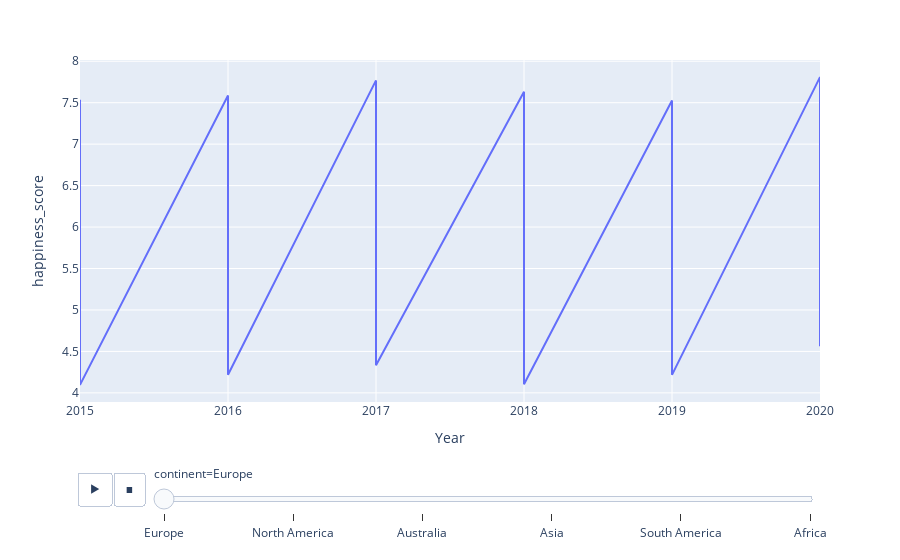

Source (notebook cell):
### Code cell
# active graph # plotly 

px.line(df, x="Year", y="happiness_score", animation_frame="continent")

### Figure 1 — Plotly figure (JSON) as saved in the notebook; plotly's stock layout.template omitted (floating-point values rounded to 4 significant figures; data arrays with more than 128 entries replaced by an {"elided": "..."} marker saying what was removed)
{"data": [{"hovertemplate": "continent=Europe<br>Year=%{x}<br>happiness_score=%{y}<extra></extra>", "legendgroup": "", "line": {"color": "#636efa", "dash": "solid"}, "marker": {"symbol": "circle"}, "mode": "lines", "name": "", "orientation": "v", "showlegend": false, "type": "scatter", "x": {"elided": "228 int values"}, "xaxis": "x", "y": {"elided": "228 float values"}, "yaxis": "y"}], "layout": {"legend": {"tracegroupgap": 0}, "margin": {"t": 60}, "sliders": [{"active": 0, "currentvalue": {"prefix": "continent="}, "len": 0.9, "pad": {"b": 10, "t": 60}, "steps": [{"args": [["Europe"], {"frame": {"duration": 0, "redraw": false}, "fromcurrent": true, "mode": "immediate", "transition": {"duration": 0, "easing": "linear"}}], "label": "Europe", "method": "animate"}, {"args": [["North America"], {"frame": {"duration": 0, "redraw": false}, "fromcurrent": true, "mode": "immediate", "transition": {"duration": 0, "easing": "linear"}}], "label": "North America", "method": "animate"}, {"args": [["Australia"], {"frame": {"duration": 0, "redraw": false}, "fromcurrent": true, "mode": "immediate", "transition": {"duration": 0, "easing": "linear"}}], "label": "Australia", "method": "animate"}, {"args": [["Asia"], {"frame": {"duration": 0, "redraw": false}, "fromcurrent": true, "mode": "immediate", "transition": {"duration": 0, "easing": "linear"}}], "label": "Asia", "method": "animate"}, {"args": [["South America"], {"frame": {"duration": 0, "redraw": false}, "fromcurrent": true, "mode": "immediate", "transition": {"duration": 0, "easing": "linear"}}], "label": "South America", "method": "animate"}, {"args": [["Africa"], {"frame": {"duration": 0, "redraw": false}, "fromcurrent": true, "mode": "immediate", "transition": {"duration": 0, "easing": "linear"}}], "label": "Africa", "method": "animate"}], "x": 0.1, "xanchor": "left", "y": 0, "yanchor": "top"}], "updatemenus": [{"buttons": [{"args": [null, {"frame": {"duration": 500, "redraw": false}, "fromcurrent": true, "mode": "immediate", "transition": {"duration": 500, "easing": "linear"}}], "label": "&#9654;", "method": "animate"}, {"args": [[null], {"frame": {"duration": 0, "redraw": false}, "fromcurrent": true, "mode": "immediate", "transition": {"duration": 0, "easing": "linear"}}], "label": "&#9724;", "method": "animate"}], "direction": "left", "pad": {"r": 10, "t": 70}, "showactive": false, "type": "buttons", "x": 0.1, "xanchor": "right", "y": 0, "yanchor": "top"}], "xaxis": {"anchor": "y", "domain": [0, 1], "title": {"text": "Year"}}, "yaxis": {"anchor": "x", "domain": [0, 1], "title": {"text": "happiness_score"}}}}
